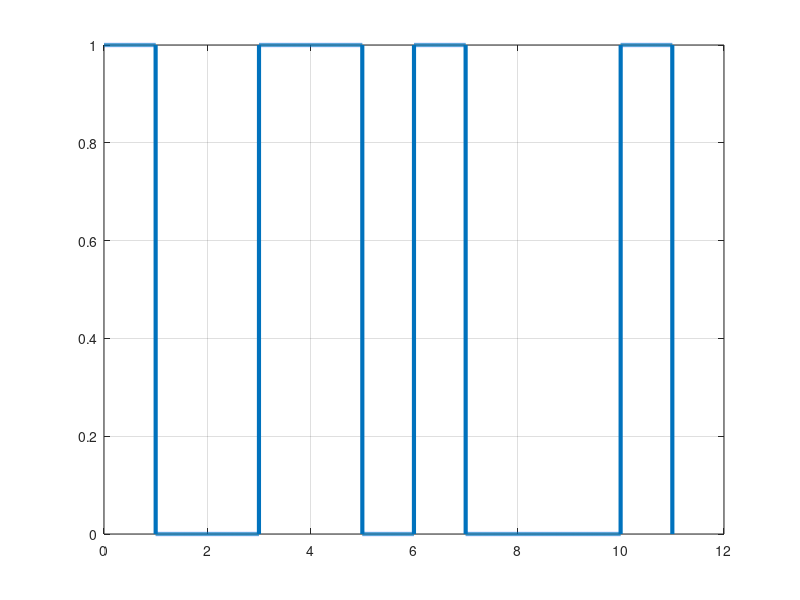

Source code (MATLAB):
clear;
clc;

bits = [1 1 0 1 0 1 1 1 0 0 1];
bitrate = 1;
V = 1;
T = length(bits)/bitrate;
n = 1000;
N = n*length(bits);
dt = T/N;
t = 0:dt:T;
x = zeros(1,length(t));
previous = 0;
for i = 0:length(bits)-1
    if(bits(i+1)) == 1
        if previous == 0
            x(i*n+1:(i+1)*n) = V;
            previous = 1;
        else
            x(i*n+1:(i+1)*n) = 0;
            previous = 0;
        end
    else
        x(i*n+1:(i+1)*n) = previous;
    end
end

plot(t,x,'LineWidth',3);
grid on;